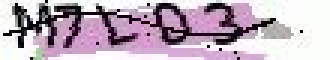
//> input picture trunk/test1/test1/Image001.jpg, 110 x 20 px (shown 3 times larger)
$ ./test1   (built with g++ and OpenCV 4)
//> lines starting //> are read from the running program, lines starting //| are printed output that depends on the picture; after the words box and inside, x2 and y2 are one past the last pixel; in counts of white or black regions, pixels touching at a corner belong together
### trunk/antiCaptDll/antiCaptDll/stdafx.h
// stdafx.h : 标准系统包含文件的包含文件，
// 或是经常使用但不常更改的
// 特定于项目的包含文件
//

#pragma once

#include "targetver.h"

#define WIN32_LEAN_AND_MEAN             //  从 Windows 头文件中排除极少使用的信息
// Windows 头文件:
#include <windows.h>


// TODO: 在此处引用程序需要的其他头文件

### trunk/test1/test1/stdafx.h
// stdafx.h : 标准系统包含文件的包含文件，
// 或是经常使用但不常更改的
// 特定于项目的包含文件
//

#pragma once

#include "targetver.h"

#include <stdio.h>
#include <tchar.h>


// TODO: 在此处引用程序需要的其他头文件

### trunk/test1/test1/test1.cpp
// test1.cpp : 定义控制台应用程序的入口点。

#include "stdafx.h"
#include "cv.h"
#include "highgui.h"
#include <algorithm>
#include <iostream>
#include "baseapi.h"
using namespace std;
//原图
IplImage *img;
//各步骤
IplImage *img2, *img3, *img4, *img5, *img6;
IplImage* img7[5];

// [20 lines left out: functions onchange, onchange2, onchange3, not called in this run]
int e1=1, e2=1, e3=1;
// [139 lines left out: functions onchange74, convertToGrayWAve, convertToGrayAve, convertToGrayMax, convertToGrayMin, convertToGrayR and 3 more, not called in this run]


//单通道图像清边框,以img[0][0]为起点染相反色
inline bool law(IplImage* img, int x, int y)
{
	return (x >= 0 && x < img->height && y >= 0 && y < img->width);
}

// [40 lines left out: functions clearFrame, clearFrameStarter, not called in this run]

//OSTU取阈值
int otsu(IplImage *img)
{
    uchar* ptr = (uchar*)img->imageData;
	int threshold = 0, sum = img->width * img->height;
	int grayCnt[256];

	memset(grayCnt, 0, sizeof(grayCnt));

	for (int i = 0; i < img->height; ++i)
		for (int j = 0; j < img->width; ++j)
			++grayCnt[ptr[i*img->widthStep + j]];

	int sumGray = 0;
	for (int i = 0; i < 256; ++i)
		sumGray += i*grayCnt[i];
	double aveGray = sumGray*1.0 / sum;

	double maxTheta = 0;
	for (int i = 0; i < 256; ++i)
	{
		int a = 0, asum = 0, b = 0, bsum = 0;
		for (int j = 0; j < i; ++j)
		{
			a += grayCnt[j];
			asum += j*grayCnt[j];
		}
		for (int j = i; j < 256; ++j)
		{
			b += grayCnt[j];
			bsum += j*grayCnt[j];
		}
		double tmp = 0;
		if (a) tmp += a*1.0/sum*(asum*1.0/a - aveGray)*(asum*1.0/a - aveGray);
		if (b) tmp += b*1.0/sum*(bsum*1.0/b - aveGray)*(bsum*1.0/b - aveGray);
		if (tmp > maxTheta)
		{
			maxTheta = tmp;
			threshold = i;
		}
	}

	return threshold;
}

void dfs(IplImage* img, int cnt, int dir[][2], int** map, int x, int y)
{
	map[x][y] = cnt;
	uchar* ptr = (uchar*)img->imageData;
	for (int i = 0; i < 4; ++i)
	{
		int tx = x + dir[i][0];
		int ty = y + dir[i][1];
		if (law(img, tx, ty) && map[tx][ty] == -1
			&& ptr[tx*img->widthStep + ty] == ptr[x*img->widthStep+y])
		{
			dfs(img, cnt, dir, map, tx, ty);
		}
	}
}

//连通性去噪
void antiNoise(IplImage* img, int t = 5)
{
	int** map = new int*[img->height];
	for (int i = 0; i < img->height; ++i)
		map[i] = new int[img->width];
	for (int i = 0; i < img->height; ++i)
		for (int j = 0; j < img->width; ++j)
			map[i][j] = -1;
	int cnt = 0;
	int dir[4][2] = {0, 1, 0, -1, 1, 0, -1, 0};
	uchar* ptr = (uchar*)img->imageData;

	for (int i = 0; i < img->height; ++i)
		for (int j = 0; j < img->width; ++j)
			if (map[i][j] == -1)
			{
				dfs(img, cnt, dir, map, i, j);
				++cnt;
			}
	int* area = new int[cnt];
	for (int i = 0; i < cnt; ++i) area[i] = 0;

	for (int i = 0; i < img->height; ++i)
		for (int j = 0; j < img->width; ++j)
			++area[map[i][j]];

	for (int i = 0; i < cnt; ++i)
		if (area[i] > t) area[i] = 0;

	for (int i = 0; i < img->height; ++i)
		for (int j = 0; j < img->width; ++j)
			if (area[map[i][j]])
			{
				ptr[i*img->widthStep+j] = 255;
			}
}

//均值滤波
// [214 lines left out: functions aveSmooth, medianSmooth, isBlack, ungerSmooth, func_nc8, hilditch, not called in this run]

//dp去线
void antiLine(IplImage* img)
{
	int** map = new int*[img->height];
	for (int i = 0; i < img->height; ++i)
		map[i] = new int[img->width];
	for (int i = 0; i < img->height; ++i)
	{
		uchar* ptr = (uchar*)img->imageData + i* img->widthStep + 0;
		if (*ptr == 0) map[i][0] = img->height;
		else map[i][0] = 0;
	}
	for (int y = 1; y < img->width; ++y)
		for(int x = 0; x < img->height; ++x)
		{
			uchar* ptr = (uchar*)img->imageData + x* img->widthStep + y;
			if (*ptr == 0)
			{
				int max = map[0][y-1] + img->height - (x-0);// maxk = 0;
				for (int k = 1; k < img->height; ++k)
				{
					int tmp = map[k][y-1] + img->height - abs(x - k);
					if (tmp > max)
					{
						max = tmp;
						//maxk = k;
					}
				}
				map[x][y] = max;
			}else map[x][y] = 0;
		}
	for (int y = 0; y < img->width; ++y)
	{
		int maxx = 0, max = 0;
		for(int x = 0; x < img->height; ++x)
			if(map[x][y] > max)
			{
				max = map[x][y];
				maxx = x;
			}
		uchar* ptr = (uchar*)img->imageData + maxx* img->widthStep + y;
		*ptr = 255;
	}
	// [6 lines of commented-out code are left out]
}

//填空
void fillNull(IplImage* img)
{
	for (int i = 0; i < img->height; ++i)
		for (int j = 0; j < img->width; ++j)
			if (law(img, i-1, j) && law(img, i+1, j))
			{
				uchar* ptr = (uchar*)img->imageData + i* img->widthStep + j;
				uchar* ptr1 = (uchar*)img->imageData + (i-1)* img->widthStep + j;
				uchar* ptr2 = (uchar*)img->imageData + (i+1)* img->widthStep + j;
				if (*ptr1 == 0 && *ptr2 == 0)
					*ptr = 0;
			}
}

// [113 lines left out: functions biliCaptchaProcess, capt, tyPreprocess, not called in this run]

char* tyKnow(char* in)
{
	img = cvLoadImage(in);
	tesseract::TessBaseAPI tess;
	tess.Init(NULL, "eng");
	IplImage* imgh = img;
	tess.SetImage((uchar*)imgh->imageData, imgh->width, imgh->height, imgh->nChannels, imgh->widthStep);
	tess.SetPageSegMode(tesseract::PSM_SINGLE_WORD);
	tess.SetVariable("tessedit_char_whitelist", "0123456789abcdefghijklmnopqrstuvwsyzABCDEFGHIJKLMNOPQRSTUVWXYZ");
	char* out = tess.GetUTF8Text();
	return out;
}

// [38 lines left out: function tyTinyPreprocess, not called in this run]

void tyLinePreprocess(char* in, char* out)
{
//> called with in = "Image001.jpg", out = "tmp.png"
	img = cvLoadImage(in);
//> img is the input picture: 20 rows x 110 cols, CV_8UC3; mean B, G, R 187.6, 172.5, 189.9
	//cvNamedWindow("原图", CV_WINDOW_AUTOSIZE);
	//cvShowImage("原图", img);
	//system("pause");
	img2 = cvCreateImage(cvGetSize(img), img->depth, 1);
	cvCvtColor(img,img2,CV_RGB2GRAY);
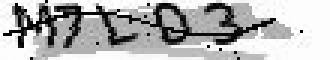
//> img2: 20 rows x 110 cols, CV_8UC1 (shown 3 times larger); min 0, max 255, mean 179

	//cvNamedWindow("灰度化", CV_WINDOW_AUTOSIZE);
	//cvShowImage("灰度化", img2);
	//- -画框去边框
	int thickness = 1;
	cvRectangle( img2, cvPoint(0, 0), cvPoint(img2->width - 1, img2->height - 1), CV_RGB(255,255,255), thickness);
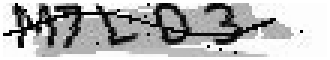
//> img2: 20 rows x 110 cols, CV_8UC1 (shown 3 times larger); 11.45% of pixels changed, all inside (x1, y1, x2, y2) = (0, 0, 110, 20)

	//二值化
	img3 = cvCreateImage(cvGetSize(img), img->depth, 1);
	//OTSU
	int thr = otsu(img2);
//> after the loop in otsu, `for (int i = 0; i < img->height; ++i)`: grayCnt = 256 values, max 274 at index 255, min 0 at index 25, mean 8.59
//> the loop in otsu, `for (int i = 0; i < 256; ++i)` made 256 passes
//> sumGray on passes 1 to 3: 0, 23, 47
//> after the loop in otsu, `for (int i = 0; i < 256; ++i)`: sumGray = 397257
//> in otsu, `double aveGray = sumGray*1.0 / sum;`: aveGray = 180.6
//> the loop in otsu, `for (int i = 0; i < 256; ++i)` made 256 passes
//> (a, asum, b, bsum, tmp, maxTheta) on passes 2 to 13: (6, 0, 2194, 397257, 89.17, 89.17), (29, 23, 2171, 397234, 431.7, 431.7), (41, 47, 2159, 397210, 611.4, 611.4), (53, 83, 2147, 397174, 791, 791), (73, 163, 2127, 397094, 1091.6, 1091.6), (93, 263, 2107, 396994, 1394.5, 1394.5), (122, 437, 2078, 396820, 1839.1, 1839.1), (137, 542, 2063, 396715, 2071.5, 2071.5), (157, 702, 2043, 396555, 2383.1, 2383.1), (182, 927, 2018, 396330, 2777.1, 2777.1), (203, 1137, 1997, 396120, 3112.1, 3112.1), (215, 1269, 1985, 395988, 3304.5, 3304.5)
//> (a, asum, b, bsum, tmp) on passes 1, 27, 28, 34, 35, 38: (0, 0, 2200, 397257, 0), (291, 2483, 1909, 394774, 4511.7), (291, 2483, 1909, 394774, 4511.7), (304, 2866, 1896, 394391, 4696.3), (304, 2866, 1896, 394391, 4696.3), (308, 3003, 1892, 394254, 4750.2)
//> after the loop in otsu, `for (int i = 0; i < 256; ++i)`: maxTheta = 5438.4; threshold = 123
//> thr = 123
	//printf("threshold: %d\n", thr);
	cvThreshold(img2, img3, thr, 255, CV_THRESH_BINARY);
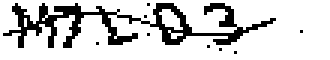
//> img3: 20 rows x 110 cols, CV_8UC1 (shown 3 times larger); 80.8% white; black in thin lines or dots, all inside (x1, y1, x2, y2) = (1, 1, 101, 18)

	//cvNamedWindow("OTSU二值化", CV_WINDOW_AUTOSIZE);
	//cvShowImage("OTSU二值化", img3);

	//如果是白字就反色
	int blackNum=0, whiteNum=0;
	for (int i = 0; i < img3->height; ++i)
		for (int j = 0; j < img3->width; ++j)
		{
			uchar* pin = (uchar*)img3->imageData + i * img3->widthStep + j;
			if ((*pin) == 0)  ++blackNum;
			else ++whiteNum;
		}
//> this loop made 20 passes
//> (blackNum, whiteNum) on passes 1 to 12: (0, 110), (15, 205), (48, 282), (80, 360), (112, 438), (144, 516), (170, 600), (203, 677), (235, 755), (265, 835), (296, 914), (334, 986)
//> after the loop, blackNum = 422; whiteNum = 1778
	if (blackNum > whiteNum) cvNot(img3, img3);

	//cvNamedWindow("反色后", CV_WINDOW_AUTOSIZE);
	//cvShowImage("反色后", img3);

	//- -画框去边框
	//int thickness = 1;
	cvRectangle( img3, cvPoint(0, 0), cvPoint(img3->width - 1, img3->height - 1), CV_RGB(255,255,255), thickness);

	cvCopy(img3, img2);
	antiNoise(img2, 10);
//> the loop in antiNoise, `for (int i = 0; i < img->height; ++i)` made 20 passes
//> cnt on passes 1 to 12: 1, 5, 5, 7, 7, 10, 12, 13, 13, 13, 15, 17
//> after the loop in antiNoise, `for (int i = 0; i < img->height; ++i)`: cnt = 22
//> the loop in antiNoise, `for (int i = 0; i < cnt; ++i) area[i] = 0;` made 22 passes
//> the loop in antiNoise, `for (int i = 0; i < cnt; ++i)` made 22 passes
//> after the loop in antiNoise, `for (int i = 0; i < img->height; ++i)`:
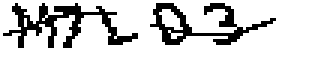
//> img: 20 rows x 110 cols, CV_8UC1 (shown 3 times larger); 81.8% white; black in thin lines or dots, all inside (x1, y1, x2, y2) = (1, 1, 92, 16)
	//medianSmooth(img2, img3);
	//antiNoise(img3, 10);
	antiLine(img2);
//> the loop in antiLine, `for (int y = 0; y < img->width; ++y)` made 110 passes
//> (max, maxx) on passes 1 to 12: (0, 0), (20, 11), (40, 11), (60, 11), (79, 10), (99, 10), (119, 10), (139, 10), (159, 10), (178, 9), (198, 9), (218, 9)
//> after the loop in antiLine, `for (int y = 0; y < img->width; ++y)`:
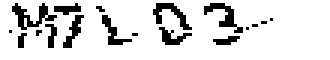
//> img: 20 rows x 110 cols, CV_8UC1 (shown 3 times larger); 85.8% white; black in thin lines or dots, all inside (x1, y1, x2, y2) = (3, 1, 91, 16)
	fillNull(img2);
//> after the loop in fillNull, `for (int i = 0; i < img->height; ++i)`:
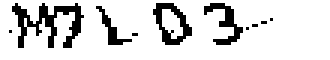
//> img: 20 rows x 110 cols, CV_8UC1 (shown 3 times larger); 84.7% white; black in thin lines or dots, all inside (x1, y1, x2, y2) = (3, 1, 91, 16)
	// [4 lines of commented-out code are left out]
	cvSaveImage(out, img2);
}


int _tmain(int argc, _TCHAR* argv[])
{
	// [4 lines of commented-out code are left out]
	tyLinePreprocess("Image001.jpg", "tmp.png");
	cout <<tyKnow("tmp.png")<<endl;
//> (the run ends here: the program needs code that is not available in this run, at `tesseract::TessBaseAPI tess;`)
